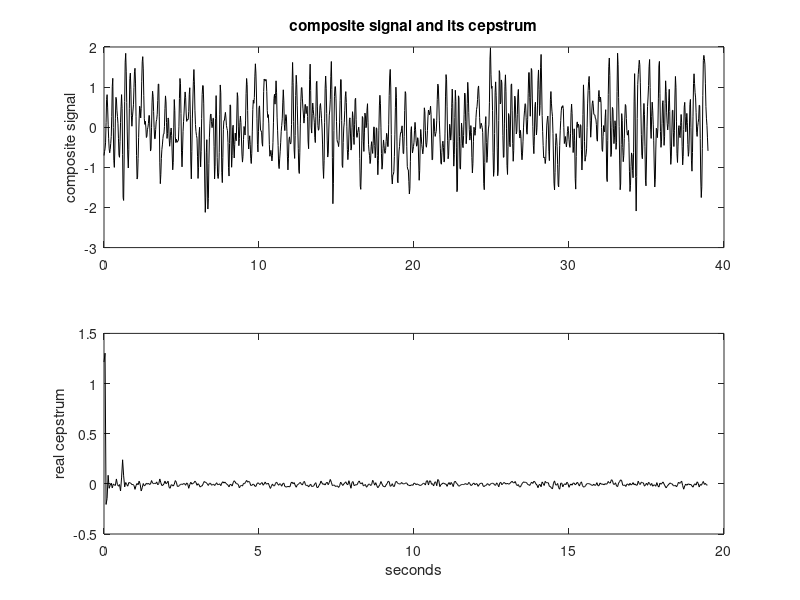

Recreate this plot in MATLAB.
% composite signal and cepstrum

Td=0.6; %time delay in seconds

%input signal
fs=30; %sampling frequency in Hz
tiv=1/fs; %time interval between samples;
tu=0:tiv:(39-tiv); %time intervals set (39 seconds)
Nu=length(tu); %number of data points
u=randn(Nu,1); %random input signal data set

[fnum,fden]=butter(2,0.4); %low-pass filter
ur=filtfilt(fnum,fden,u); %noise filtering

%echo signal
NTd=Td*fs; %number of samples along Td
Ny=Nu+NTd; 
yr=zeros(1,Ny);
yr((NTd+1):Ny)=ur(1:Nu); %y is u delayed Td seconds

%signal adding
z=ur+(0.7*yr(1:Nu))';

ifr=fs/Nu; %frequency interval
fr=0:ifr:((fs/2)-ifr); %frequencies data set

subplot(2,1,1)
plot(tu,z,'k'); %composite signal
title('composite signal and its cepstrum'); ylabel('composite signal');

subplot(2,1,2)
cz=rceps(z); %real cepstrum 
plot(tu(1:(Nu/2)),cz(1:(Nu/2)),'k'); %plots cepstrum
ylabel('real cepstrum'); xlabel('seconds');
